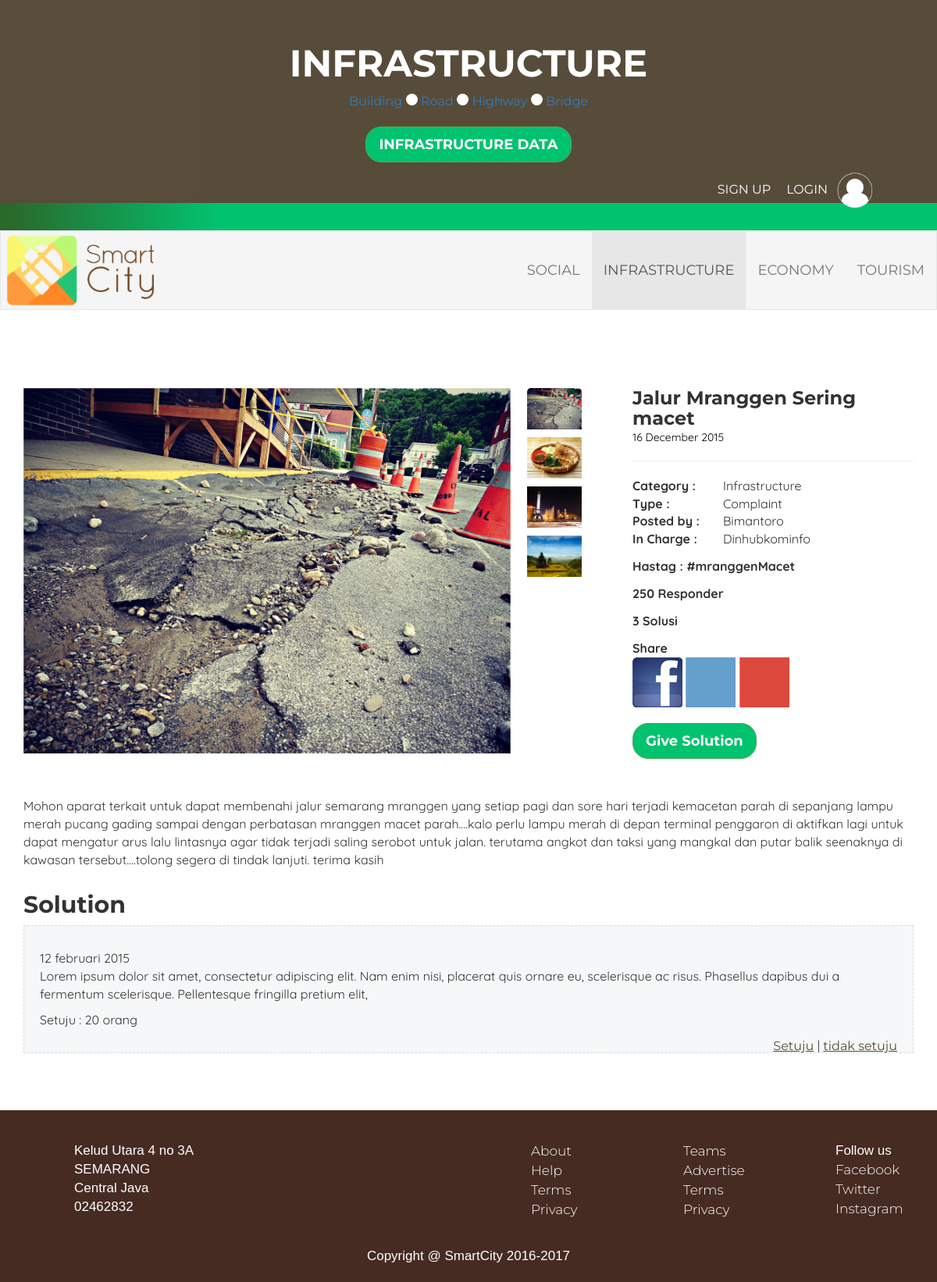
Page /post-detail.php?post_id=IC-2 on the committed database.
### tables this page shows
CREATE TABLE IF NOT EXISTS `post` (
  `post_id` varchar(11) NOT NULL,
  `date` varchar(20) NOT NULL,
  `post_author` varchar(50) NOT NULL,
  `post_title` varchar(255) NOT NULL,
  `post_content` varchar(1000) NOT NULL,
  `post_category` varchar(14) NOT NULL,
  `post_type` varchar(10) NOT NULL,
  `post_tag` varchar(50) NOT NULL,
  `post_inCharge` varchar(50) NOT NULL,
  `pictures` varchar(1000) DEFAULT NULL
);

### post-detail.php (the view, shortened to what this page needs)
<?php
$id = $_GET['post_id'];
$sql = mysql_query("SELECT * FROM post WHERE post_id='$id'");
$post = mysql_fetch_object($sql);
?>
<!DOCTYPE html>
<html>
	<head>
		<link rel="stylesheet" href="https://maxcdn.bootstrapcdn.com/bootstrap/3.3.5/css/bootstrap.min.css">
		<link rel="stylesheet" href="css/style.css">
		<link rel="stylesheet" href="css/post-detail.css">
		<link rel="stylesheet"  href="css/lightslider.css"/>
	</head>
	<body>
		<section class="infrastructure">
			<div class="container-fluid">
				<div class="row main-header">
					<div class="hero text-center">
						<h1>INFRASTRUCTURE</h1>
						<div class="categ-menu">
							<a href="#">Building</a>
							<div class="bullet"></div>
							<a href="#">Road</a>
							<div class="bullet"></div>
							<a href="#">Highway</a>
							<div class="bullet"></div>
							<a href="#">Bridge</a>
						</div>
						<a href="#" class="btn btn-success btn-lg">INFRASTRUCTURE DATA</a>
					</div>
						<div class="user">
							<a href="#modal-sign" role="button" data-toggle="modal">SIGN UP</a>
							<a href="#modal-login" role="button" data-toggle="modal">LOGIN</a>
							<img src="img/user.png" alt="" width="50px">
						</div>
				</div>
			</div>
		</section>
		<div class="border-green"> </div>
		<nav class="navbar navbar-default" role = "navigation">
			<div class="container-fluid">
				<div class="row fix-menu">
					<div class="navbar-header">
		  			<div class="logo"><a href="index.html"><img src="img/logo.png" width="200px"></a></div>
					</div>
		  			<div class="collapse navbar-collapse" id="collapse" role="navigation">
			  			<ul class="nav navbar-nav navbar-right">
			  				<li><a href="social.html">Social</a></li>
							<li class="active"><a href="infrastructure.html">Infrastructure</a></li>
							<li><a href="economy.html">Economy</a></li>
							<li><a href="tourism.html">Tourism</a></li>
			  			</ul>
					</div>
				</div>
			</div>
	  	</nav>
			<div class="container main-post	">
				<div class="row">
					<div class="col-md-8 img-main">
						<div class="item">
	            			<div class="clearfix">
	               			 <ul id="vertical">
			                    <li data-thumb="img/prob1.png">
			                        <img src="img/prob1.png">
			                    </li>
		               		</ul>
				            </div>
				        </div>
					</div>
					<div class="col-md-4">
						<h3><?php echo $post->post_title; ?></h3>
						<div class="date-post"><?php echo $post->date; ?></div>
						<hr>
						<table>
						   <tr>
							<td> Category : </td>
							<td> <?php echo $post->post_category; ?> </td>
						  </tr>
						  <tr>
						  	<td> Type : </td>
						  	<td> <?php echo $post->post_type; ?> </td>
						  </tr>
						  <tr>
						  	<td> Posted by : </td>
							<td> <?php echo $post->post_author; ?> </td>
						  </tr>
						  <tr>
						  	<td> In Charge : </td>
						  	<td> <?php echo $post->post_inCharge; ?> </td>
						  </tr>
						</table>
						<div class="brief-button">
							<div class="bold">Hastag : <?php echo $post->post_tag;?></div>
								<div class="respponder">250 Responder</div>
								<div class="best-solusion">3 Solusi</div>
								<div class="sosmed">
								<div class="sosmed-head">Share</div>
								<img src="img/fb.png" alt="">
								<img src="img/twt.png" alt="">
								<img src="img/gog.png" alt="">
							</div>
						</div>
						<a href="#modal-solusi" role="button" data-toggle="modal" class="btn btn-success btn-lg">Give <?php echo ($post->post_type == "Complaint" ? "Solution" : "Comment"); ?></a>
					</div>
					<div class="col-md-12 post-detail">
						<div class="prob">
							<p><?php echo $post->post_content; ?></p>
						</div>
					</div>
					<div class="col-md-12">
					<h2><?php echo ($post->post_type == "Complaint" ? "Solution" : "Comment"); ?></h2>
						<div class="solusi-body">
							<p>
								<div class="date">12 februari 2015</div>
								Lorem ipsum dolor sit amet, consectetur adipiscing elit. Nam enim nisi, placerat quis ornare eu, scelerisque ac risus. Phasellus dapibus dui a fermentum scelerisque. Pellentesque fringilla pretium elit,
							</p>
							<p>
								Setuju : 20 orang
							</p>
							<div class="pool pull-right">
								<p>
									<a href="#">Setuju</a> | <a href="#">tidak setuju</a>
								</p>
							</div>
						</div>
					</div>
				</div>
			</div>
		<footer>
			<div class="abfooter">
				<div class="container">
					<div class="row">
						<div class="col-md-6">
							<ul>
								<li> Kelud Utara 4 no 3A </li>
								<li> SEMARANG </li>
								<li> Central Java </li>
								<li> 02462832 </li>
							</ul>
						</div>
						<div class="col-md-2">
							<ul>
								<li><a href=#about.html> About </a> </li>
								<li><a href=#help.html> Help </a> </li>
								<li><a href=#terms.html> Terms </a> </li>
								<li><a href=#privacy.html> Privacy </a> </li>
							</ul>
						</div>
						<div class="col-md-2">
							<ul>
								<li><a href=#teams.html> Teams </a> </li>
								<li><a href=#advertise.html> Advertise</a> </li>
								<li><a href=#terms.html> Terms</a> </li>
								<li><a href=#privacy.html> Privacy </a> </li>
							</ul>
						</div>
						<div class="col-md-2">
							<ul>
								<li>Follow us </li>
								<li><a href=> Facebook</a> </li>
								<li><a href=> Twitter</a> </li>
								<li><a href=> Instagram </a> </li>
							</ul>
						</div>
					</div>
				</div>
			</div>
			<div class="copyright">
				<p> Copyright @ SmartCity 2016-2017 </p>
			</div>
		</footer>
	</body>
</html>

### css/style.css (style rules this page uses)
body { font-family: 'Quicksand', sans-serif; font-size: 16px; }
a { font-family: 'Montserrat', sans-serif; }
h1, h2, h3, h4, h5, h6 { font-family: 'Montserrat', sans-serif; font-weight: 700; }
.main-header { background: rgba(45, 32, 9, 0.8); padding: 20px 40px 0px 40px; }
.hero { height: auto; color: #FFF; width: 75%; margin: 0 auto; margin-top: 50px; margin-bottom: 110px; padding: 10px 0; }
.hero h1 { font-size: 3em; text-transform: uppercase; }
.user { float: right; display: inline-table; margin-bottom: 20px; margin-right: 40px; }
.user a { color: #FFF; padding: 0 10px; cursor: pointer; }
.btn-success { color:#fff; background-color:#01c26f; border-radius: 20px; font-weight:bold; }
.border-green { background: rgba(42,105,42,1); background: -moz-linear-gradient(left, rgba(42,105,42,1) 0%, rgba(42,105,42,1) 1%, rgba(1,194,111,1) 23%, rgba(1,194,111,1) 100%); background: -webkit-gradient(left top, right top, color-stop(0%, rgba(42,105,42,1)), color-stop(1%, rgba(42,105,42,1)), color-stop(23%, rgba(1,194,111,1)), color-stop(100%, rgba(1,194,111,1))); background: -webkit-linear-gradient(left, rgba(42,105,42,1) 0%, rgba(42,105,42,1) 1%, rgba(1,194,111,1) 23%, rgba(1,194,111,1) 100%); background: -o-linear-gradient(left, rgba(42,105,42,1) 0%, rgba(42,105,42,1) 1%, rgba(1,194,111,1) 23%, rgba(1,194,111,1) 100%); background: -ms-linear-gradient(left, rgba(42,105,42,1) 0%, rgba(42,105,42,1) 1%, rgba(1,194,111,1) 23%, rgba(1,194,111,1) 100%); background: linear-gradient(to right, rgba(42,105,42,1) 0%, rgba(42,105,42,1) 1%, rgba(1,194,111,1) 23%, rgba(1,194,111,1) 100%); filter: progid:DXImageTransform.Microsoft.gradient( startColorstr='#2a692a', endColorstr='#01c26f', GradientType=1 ); height:35px; }
.navbar { background-color: #F5F5F5; border-radius: 0; }
.navbar-right>li>a { font-family: 'Montserrat', sans-serif; text-transform: uppercase; font-weight: 400; color:#514C4C; font-size: 18px; height: 100px; padding-top: 40px; }
.clearfix { clear:both; }
footer { background-color:#462b22; color: #fff; font-size: 17px; font-family: 'Helvetica', sans-serif; height: 220px; padding: 40px; }
footer a { font-weight: 300; color: #FFF; }
footer ul li { list-style: none; }
.copyright { text-align: center; margin-top: 24px; }

### css/post-detail.css (style rules this page uses)
.infrastructure { height: 260px; }
.hero { margin: 5px auto 2px; }
.categ-menu { padding-bottom: 20px; }
.categ-menu div { display: inline-table; }
.bullet { width: 15px; height: 15px; background: white; border-radius: 50%; }
.lslide { padding-right: -40px; }
.img-main { padding-right: 50px; }
.main-post { margin-bottom: 60px; margin-top: 100px; }
.post-detail { margin-top: 24px; }
.brief-button { margin-bottom: 20px; }
.brief-button div { margin-top: 12px; font-weight: bold; }
.col-md-4 tr td:first-child { font-weight: bold; }
.col-md-4 tr td:nth-child(2) { padding-left: 30px; }
.col-md-4 h3 { margin-top: 0; margin-bottom: 0; }
.solusi-body { padding: 20px; background: #F6F7F8; border: 1.6px dashed #DDD; }
.date-post { color: #000; font-size: 14px; }
.pool a { text-decoration: underline; color: #574D3A; }

### css/lightslider.css (style rules this page uses)
.lightSlider:before, .lightSlider:after { content: " "; display: table; }
.lightSlider { overflow: hidden; margin: 0; }
.lSSlideWrapper > .lightSlider:after { clear: both; }
.lSSlideWrapper .lSSlide { -webkit-transform: translate(0px, 0px); -ms-transform: translate(0px, 0px); transform: translate(0px, 0px); -webkit-transition: all 1s; -webkit-transition-property: -webkit-transform,height; -moz-transition-property: -moz-transform,height; transition-property: transform,height; -webkit-transition-duration: inherit !important; transition-duration: inherit !important; -webkit-transition-timing-function: inherit !important; transition-timing-function: inherit !important; }
.lSSlideOuter.vertical .lightSlider > * { width: 100% !important; max-width: none !important; }
.lSSlideOuter .lightSlider, .lSSlideOuter .lSPager { padding-left: 0; list-style: none outside none; }
.lSSlideOuter .lightSlider > *, .lSSlideOuter .lSGallery li { float: left; }
.lightSlider.lsGrab > * { cursor: -webkit-grab; cursor: -moz-grab; cursor: -o-grab; cursor: -ms-grab; cursor: grab; }

### rows in the picture
post: post_title "Jalur Mranggen Sering macet", date "16 December 2015", post_category "Infrastructure", post_type "Complaint", post_author "Bimantoro", post_inCharge "Dinhubkominfo", post_tag "#mranggenMacet", post_content "Mohon aparat terkait untuk dapat membenahi jalur semarang mranggen yang setiap pagi dan sore hari terjadi kemacetan parah di sepanjang lampu merah pucang gading sampai dengan perbatasan mranggen macet parah....kalo perlu lampu merah di depan terminal penggaron di aktifkan lagi untuk dapat mengatur arus lalu lintasnya agar tidak terjadi saling serobot untuk jalan. terutama angkot dan taksi yang mangkal dan putar balik seenaknya di kawasan tersebut....tolong segera di tindak lanjuti. terima kasih"
